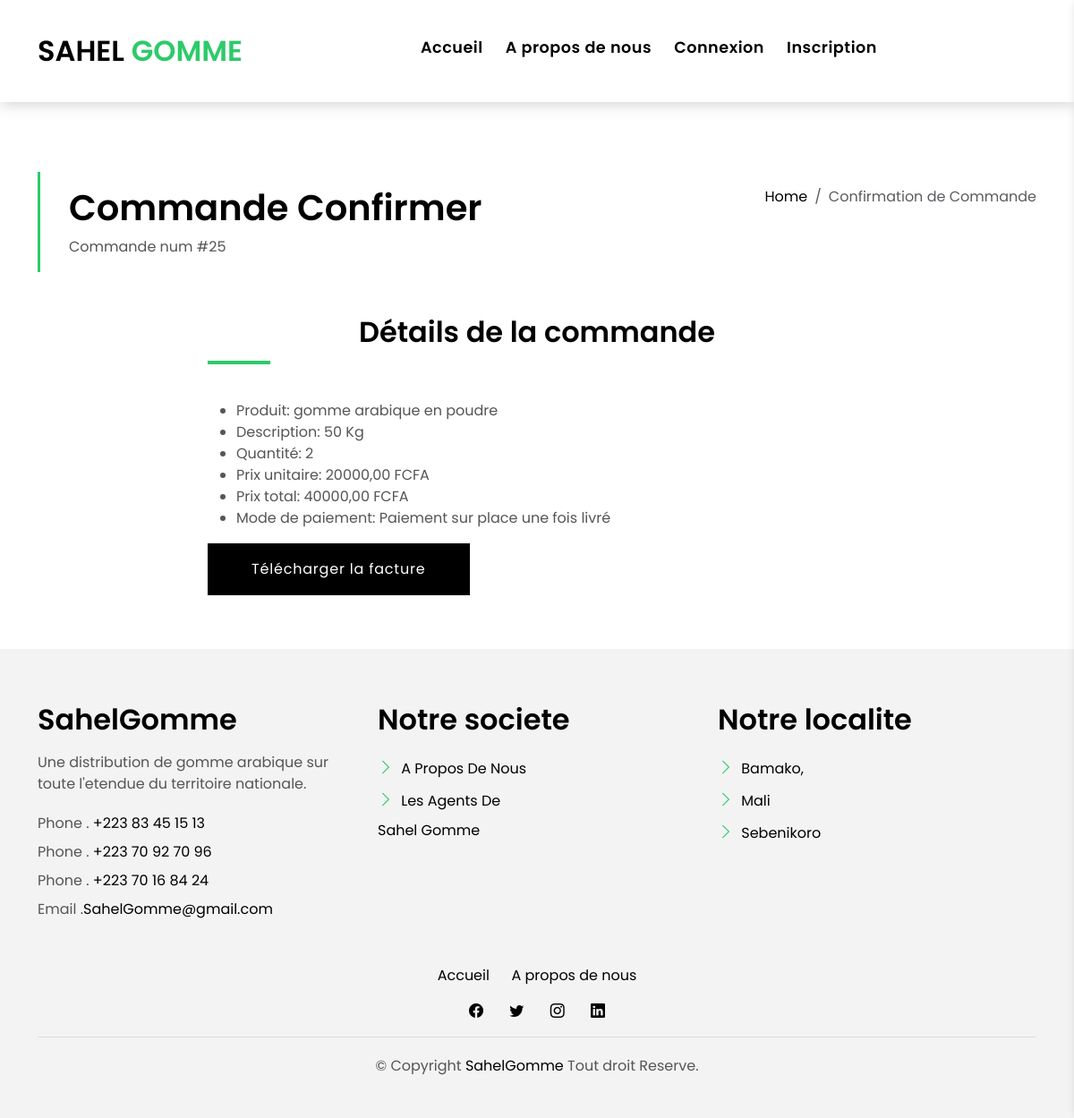
Screenshot of /confirmation_commande/25/ with the database file from the repository.
### KidalApp/models.py (models this page shows, shortened)
class Commande(models.Model):
    MODE_PAIEMENT_CHOICES = [
        ('1', 'Paiement par carte'),
        ('2', 'Paiement par orange money'),
        ('3', 'Paiement sur place une fois livré'),
    ]
    produit = models.ForeignKey(Produit, on_delete=models.CASCADE)
    utilisateur = models.ForeignKey(settings.AUTH_USER_MODEL, on_delete=models.CASCADE, blank=True, null=True)
    quantite = models.PositiveIntegerField(default=1)
    mode_paiement = models.CharField(max_length=255, choices=MODE_PAIEMENT_CHOICES)
    date_commande = models.DateTimeField(default=datetime.now)

class Produit(models.Model):
    nom = models.CharField(max_length=100)
    description = models.TextField()
    prix = models.DecimalField(max_digits=10, decimal_places=2)
    stock = models.PositiveIntegerField()
    categorie = models.ForeignKey(Categorie, on_delete=models.CASCADE)
    image = models.ImageField(upload_to='produits/', null=True, blank=True)

### KidalApp/views.py (the view)
# urls.py: path('confirmation_commande/<int:commande_id>/', views.confirmation_commande, name='confirmation_commande'),
def confirmation_commande(request, commande_id):
    commande = Commande.objects.get(id=commande_id)
    prix_total = commande.quantite * commande.produit.prix
    return render(request, 'KidalApp/confirmation_commande.html', {'commande': commande, 'prix_total': prix_total})

### KidalApp/templates/KidalApp/confirmation_commande.html
{% extends "KidalApp/base.html" %}
{% block content %}
<main id="main">
  <section class="intro-single">
    <div class="container">
      <div class="row">
        <div class="col-md-12 col-lg-8">
          <div class="title-single-box">
            <h1 class="title-single">Commande Confirmer</h1>
            <span class="color-text-a">Commande num #{{ commande.id }}</span>
          </div>
        </div>
        <div class="col-md-12 col-lg-4">
          <nav aria-label="breadcrumb" class="breadcrumb-box d-flex justify-content-lg-end">
            <ol class="breadcrumb">
              <li class="breadcrumb-item">
                <a href="#">Home</a>
              </li>
              <li class="breadcrumb-item active" aria-current="page">
                Confirmation de Commande
              </li>
            </ol>
          </nav>
        </div>
      </div>
    </div>
  </section>
  <section class="news-single nav-arrow-b">
    <div class="container">
      <div class="row">
        <div class="col-md-10 offset-md-1 col-lg-8 offset-lg-2">
          <div class="form-comments">
            <div class="title-box-d">
              <h3 class="title-d">Détails de la commande</h3>
            </div>
            <ul>
              <li>Produit: {{ commande.produit.nom }}</li>
              <li>Description: {{ commande.produit.description }} Kg</li>
              <li>Quantité: {{ commande.quantite }}</li>
              <li>Prix unitaire: {{ commande.produit.prix }} FCFA</li>
              <li>Prix total: {{ prix_total }} FCFA</li>
              <li>Mode de paiement: {{ commande.get_mode_paiement_display }}</li>
            </ul>
            <a href="{% url 'generate_invoice_pdf' commande.id %}" class="btn btn-a">Télécharger la facture</a>
          </div>
        </div>
      </div>
    </div>
  </section>
</main>
{% endblock %}

### KidalApp/static/css/style.css (style rules this page uses)
body { font-family: "Poppins", sans-serif; color: #555555; }
h1, h2, h3, h4, h5, h6 { color: #000000; }
a { color: #000000; text-decoration: none; transition: all 0.5s ease; }
.color-text-a { text-decoration: none; color: #555555; }
.title-box-d { padding-bottom: 1.8rem; margin-bottom: 1rem; position: relative; }
.title-box-d .title-d { font-weight: 600; font-size: 2rem; }
.title-box-d .title-d:after { content: ""; position: absolute; width: 70px; height: 4px; background-color: #2eca6a; bottom: 20px; left: 0; }
.btn { transition: 0.5s ease; }
.btn.btn-a, .btn.btn-b { border-radius: 0; padding: 1rem 3rem; letter-spacing: 0.05rem; }
.btn.btn-a { text-decoration: none; background-color: #000000; color: #ffffff; }
.intro-single { padding: 12rem 0 3rem; }
.intro-single .title-single-box { padding: 1rem 0 1rem 2rem; }
.intro-single .title-single-box { border-left: 3px solid #2eca6a; }
.intro-single .title-single-box .title-single { font-weight: 600; font-size: 2.2rem; }
@media (min-width: 768px) { .intro-single .title-single-box .title-single { font-size: 2.1rem; } }
@media (min-width: 992px) { .intro-single .title-single-box .title-single { font-size: 2.5rem; } }
.intro-single .breadcrumb-box { padding: 1rem 0 0 0.5rem; }
.intro-single .breadcrumb { background-color: transparent; padding-right: 0; padding-left: 0; }
.title-box-d { text-align: center; margin-bottom: 20px; }

### rows the page displays
Commande: id "25", produit.nom "gomme arabique en poudre", produit.description "50", quantite "2", produit.prix "20000,00", mode_paiement "Paiement sur place une fois livré"

### other values shown
{{ prix_total }} "40000,00"
